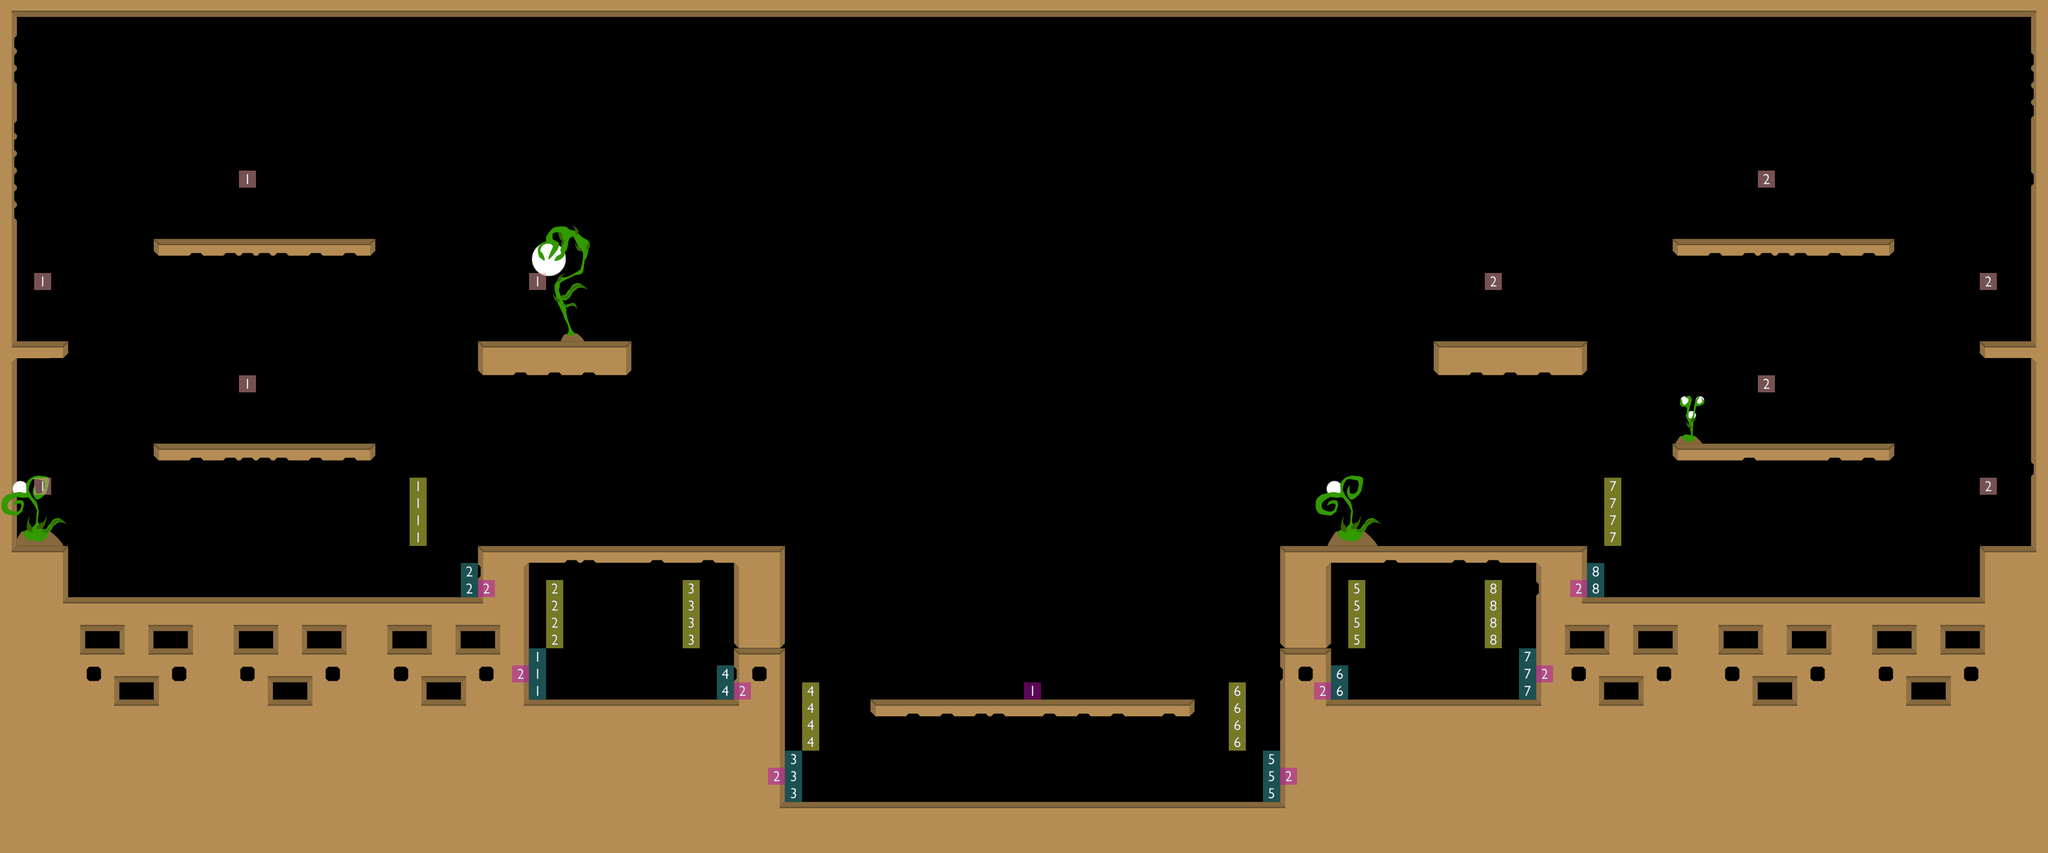

Tiled map render using the project's own tile images. Description and the map definition, with tile-layer contents summarised, below:
An orthogonal 120x50 tile map with 32x32 px tiles, 4 tile layers (Hintergrund Deko, Kollisionsebene, Vordergrund Deko, Logik Layer), 3 tilesets.

<map version="1.0" orientation="orthogonal" width="120" height="50" tilewidth="32" tileheight="32">
 <tileset firstgid="1" name="elemente_level_compact" tilewidth="32" tileheight="32">
  <image source="elemente_level_compact.png" trans="ff00ff" />
 </tileset>
 <tileset firstgid="73" name="Logik" tilewidth="32" tileheight="32">
  <image source="numbers.png" />
 </tileset>
 <tileset firstgid="201" name="Deko" tilewidth="32" tileheight="32">
  <image source="elemente_level_compact2.png" />
 </tileset>
 <layer name="Hintergrund Deko" width="120" height="50">
  <data>[6000 cells, 46 non-empty, 46 distinct tile ids]</data>
 </layer>
 <layer name="Kollisionsebene" width="120" height="50">
  <data>[6000 cells, 1657 non-empty, 48 distinct tile ids]</data>
 </layer>
 <layer name="Vordergrund Deko" width="120" height="50">
  <data>[6000 cells, 53 non-empty, 33 distinct tile ids]</data>
 </layer>
 <layer name="Logik Layer" width="120" height="50">
  <data>[6000 cells, 71 non-empty, 20 distinct tile ids]</data>
 </layer>
</map>
